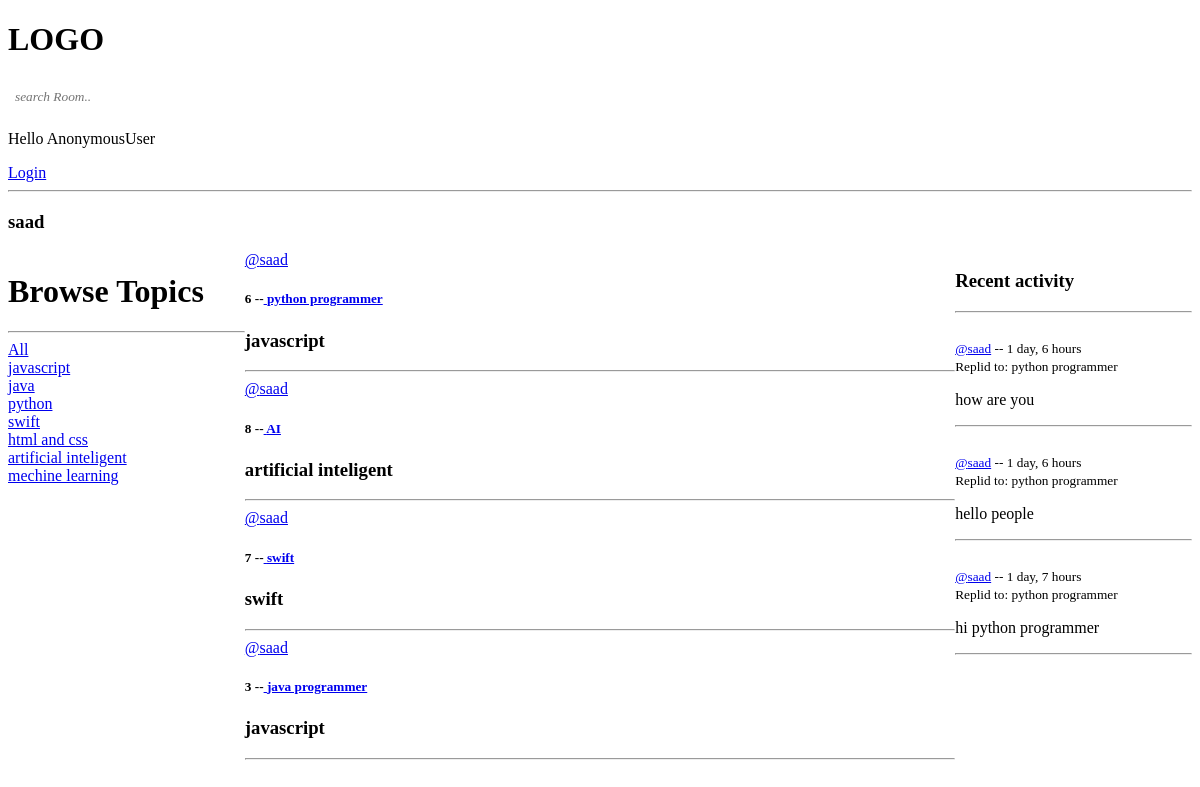
Screenshot of /user-profile/1 with the database file from the repository.
### user/models.py (models this page shows)
class Topic (models.Model):
    name=models.CharField(max_length=200)
    def __str__(self):
        return self.name

class Room (models.Model):
    host =models.ForeignKey(User, on_delete=models.SET_NULL, null=True)
    topic =models.ForeignKey(Topic, on_delete=models.SET_NULL, null=True)
    name =models.CharField(max_length=200)
    description=models.TextField(null=True, blank=True)
    participants =models.ManyToManyField(
        User, related_name='participants', blank=True)
    updated=models.DateTimeField(auto_now=True)
    created=models.DateTimeField(auto_now_add=True)
    class Meta:
        ordering=['-updated','-created'] #
    def __str__(self) :
        return self.name

class Message (models.Model):
    user =models.ForeignKey(User, on_delete=models.CASCADE)
    room =models.ForeignKey(Room, on_delete=models.CASCADE)
    body =models.TextField(default='Default message')
    updated=models.DateTimeField(auto_now=True)
    created =models.DateTimeField(auto_now_add=True)
    class Meta:
        ordering=['-updated','-created']
    def __str__(self):
        return self.body[0:50]

### user/views.py (the view)
# urls.py: path('user-profile/<str:pk>', views.profile, name='user-profile'),
def profile (request, pk):
    user =User.objects.get(id=pk)
    rooms =user.room_set.all() # only show which user profile you want to check that user room contain you can see
    topics= Topic.objects.all()
    room_messages =user.message_set.all() # only show which user profile you want to check that user message you can see
    context={'user':user, 'rooms':rooms ,'topics':topics, 'room_messages':room_messages}
    return render (request, 'base/profile.html', context)

### templates/base/profile.html (shortened to what this page needs)
{% extends 'base/main.html' %}
{% block content %}
<h3> {{user.username}}</h3>
<div class="profile-container">
    <div>
        {% include 'base/topic_component.html' %}
    </div>
    <div>
        {% include 'base/feed_component.html' %}
    </div>
    <div>
       {% include 'base/activity_component.html' %}
    </div>
</div>
{% endblock content%}

### templates/base/topic_component.html
<h1> Browse Topics</h1>
<hr>
<div>
    <a class="topic-style" href="{% url 'home' %}">All</a>
</div>
 {% for topic in topics %}
    <div>
        <a class="topic-style" href ="{% url 'home' %}?q={{topic.name}}">{{topic.name}}</a>
    </div>
 {% endfor %}

### templates/base/feed_component.html (shortened to what this page needs)
{%for room in rooms%}
<div>
    <a href="{% url 'user-profile' room.host.id %}">@{{room.host.username}}</a>
    <h5>
    {{room.id}} --<a class="room-name-style" href="{% url 'room' room.id %}"> {{room.name}} </a>
    </h5>
    <h3 >{{room.topic}}</h3>
    <hr>
</div>
{% endfor %}

### templates/base/activity_component.html (shortened to what this page needs)
<h3>Recent activity </h3>
        <hr>
        <div>
            {% for message in room_messages %}
            <br>
            <small><a href="{% url 'user-profile' message.user.id %}">@{{message.user}}</a> -- {{message.created|timesince}}</small>
            <br>
            <small>Replid to: {{message.room}}</small>
            <p>{{message}}</p>
            <hr>
            {% endfor%}
        </div>

### templates/base/profile.html (style rules this page uses)
.profile-container { display: grid; grid-template-columns: 1fr 3fr 1fr; }

### rows the page displays
Topic: name "javascript"
Topic: name "java"
Topic: name "python"
Topic: name "swift"
Topic: name "html and css"
Topic: name "artificial inteligent"
Topic: name "mechine learning"
Room: host.username "saad", id "6", name "python programmer", topic "javascript"
Room: host.username "saad", id "8", name "AI", topic "artificial inteligent"
Room: host.username "saad", id "7", name "swift", topic "swift"
Room: host.username "saad", id "3", name "java programmer", topic "javascript"
Message: user "saad", created "1 day, 6 hours", room "python programmer", body "how are you"
Message: user "saad", created "1 day, 6 hours", room "python programmer", body "hello people"
Message: user "saad", created "1 day, 7 hours", room "python programmer", body "hi python programmer"

### other values shown
{{ request.user }} "AnonymousUser"
{{ user.username }} "saad"
